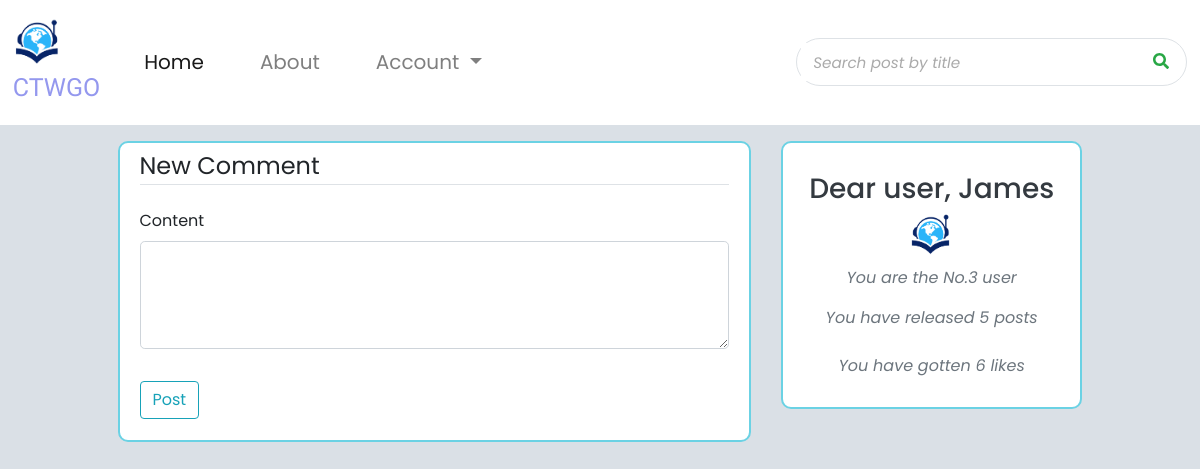
The page /post/1/comment/new (signed in) on the database its author committed.
### ctwgo/models.py (models this page shows, shortened)
class User(db.Model, UserMixin):
	id = db.Column(db.Integer, primary_key=True)
	username = db.Column(db.String(20), unique=True, nullable=False)
	email = db.Column(db.String(120), unique=True, nullable=False)
	image_file = db.Column(db.String(20), nullable=False, default='default.jpg')
	password = db.Column(db.String(60), nullable=False)
	posts = db.relationship('Post', backref='author', lazy=True)
	comments = db.relationship('Comment', backref='author', lazy=True)
	def rank_like(self):
		like_number = 0
		posts = Post.query.filter_by(user_id=self.id).all()
		for post in posts:
			likes = Like.query.filter_by(post_id=post.id).filter_by(like=True).all()
			like_number += len(likes)
		return self.username,like_number
	def rank_post(self):
		posts = Post.query.filter_by(user_id=self.id).all()
		return len(posts)

class Post(db.Model, UserMixin):
	id = db.Column(db.Integer, primary_key=True)
	title = db.Column(db.String(100), nullable=False)
	date_posted = db.Column(db.DateTime, nullable=False, default=datetime.utcnow)
	content = db.Column(db.Text, nullable=False)
	picture_file = db.Column(db.String(40), nullable=True)
	user_id = db.Column(db.Integer, db.ForeignKey('user.id'), nullable=False)
	comments = db.relationship('Comment', backref='post', lazy=True)

### ctwgo/comments/routes.py (the view, shortened to what this page needs)
@comments.route("/post/<int:post_id>/comment/new", methods=['GET', 'POST'])
@login_required
def new_comment(post_id):
	form = CommentForm()
	return render_template('create_comment.html', title='New Comment',form=form, legend='New Comment')

### ctwgo/comments/forms.py
class CommentForm(FlaskForm):
	content = TextAreaField('Content', validators=( [DataRequired()]) )
	submit = SubmitField('Post')

### ctwgo/models.py (called while the page is built)
@login_manager.user_loader
def load_user(user_id):
	return User.query.get(int(user_id))

### ctwgo/templates/create_comment.html (shortened to what this page needs)
{% extends "layout.html" %}
{% block content %}
    <div class="content-section">
        <form method="POST" action="">
            <fieldset class="form-group">
                <legend class="border-bottom mb-4">{{ legend }}</legend>
                <div class="form-group">
                    {{ form.content.label(class="form-control-label") }}
                    {% if form.content.errors %}
                        {{ form.content(class="form-control form-control-lg is-invalid") }}
                        <div class="invalid-feedback">
                            {% for error in form.content.errors %}
                                <span> {{ error }}</span>
                            {% endfor %}
                        </div>
                    {% else %}
                        {{ form.content(class="form-control form-control-lg", rows="3") }}
                    {% endif %}
                </div>
            </fieldset>
            <div class="form-group">
                {{ form.submit(class="btn btn-outline-info ") }}
            </div>
        </form>
    </div>
{% endblock content%}
{% block sidebar_content2 %}
	<div class="content-section text-muted">
        <div class="d-flex justify-content-center mt-4">
            <h3 class="text-dark">Dear user, {{current_user.username}} </h3>
        </div>
        <img src="{{ url_for('static', filename='img/logo.png') }}" width="45" height="45" class="d-inline-block align-top" alt="">
		<ul class="pl-0">
			<li class="mt-2 mb-2 font-italic"><p>You are the No.{{current_user.id}} user</p></li>
			<li class="mb-4 font-italic"><p>You have released {{current_user.rank_post()}} posts</p></li>
			<li class="mb-4 font-italic"><p>You have gotten {{current_user.rank_like()[1]}} likes</p></li>
		</ul>
	</div>
{% endblock sidebar_content2 %}

### ctwgo/static/main.css (style rules this page uses)
html, body { font-family: 'Poppins', sans-serif; background-color: #DAE0E6; }
ul { list-style-type: none; }
.form-control::placeholder { font-size: 0.95rem; color: #aaa; font-style: italic; }
.content-section { background: #ffffff; padding: 5px 20px; border: 2px solid rgb(107, 210, 228); border-radius: 10px; margin-bottom: 20px; }

### rows shown on the page
User: username "James", id "3"
Post: id.username "6"

### other values the page prints
{{ legend }} "New Comment"
{{ current_user.rank_post() }} "5"
